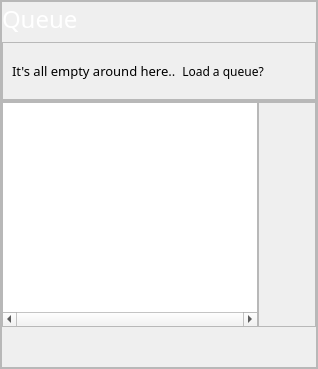
            <widget class="QFrame" name="frame_6">
             <property name="minimumSize">
              <size>
               <width>0</width>
               <height>350</height>
              </size>
             </property>
             <property name="maximumSize">
              <size>
               <width>16777215</width>
               <height>380</height>
              </size>
             </property>
             <property name="frameShape">
              <enum>QFrame::StyledPanel</enum>
             </property>
             <property name="frameShadow">
              <enum>QFrame::Raised</enum>
             </property>
             <layout class="QGridLayout" name="gridLayout_10" rowstretch="0,0">
              <property name="leftMargin">
               <number>0</number>
              </property>
              <property name="topMargin">
               <number>0</number>
              </property>
              <property name="rightMargin">
               <number>0</number>
              </property>
              <property name="bottomMargin">
               <number>0</number>
              </property>
              <property name="spacing">
               <number>0</number>
              </property>
              <item row="1" column="0">
               <widget class="QFrame" name="frame_8">
                <property name="frameShape">
                 <enum>QFrame::StyledPanel</enum>
                </property>
                <property name="frameShadow">
                 <enum>QFrame::Raised</enum>
                </property>
                <layout class="QGridLayout" name="gridLayout_8">
                 <property name="leftMargin">
                  <number>0</number>
                 </property>
                 <property name="topMargin">
                  <number>0</number>
                 </property>
                 <property name="rightMargin">
                  <number>0</number>
                 </property>
                 <property name="bottomMargin">
                  <number>0</number>
                 </property>
                 <property name="horizontalSpacing">
                  <number>0</number>
                 </property>
                 <item row="0" column="0">
                  <widget class="QListWidget" name="queueWidget">
                   <property name="minimumSize">
                    <size>
                     <width>0</width>
                     <height>225</height>
                    </size>
                   </property>
                   <property name="maximumSize">
                    <size>
                     <width>16777215</width>
                     <height>225</height>
                    </size>
                   </property>
                   <property name="styleSheet">
                    <string notr="true">    QListWidget::item {
        selection-background-color: transparent; /* No background on selection */
        selection-color: transparent;            /* No text color change on selection */
        outline: none;              
	border:none;             /* Remove white selection border */
    }

    QListWidget::item:hover {
        background-color: transparent;           /* No hover effect */                     
        outline: none;              
	border:none; /* Keep the same text color */
    }

    QListWidget::item:selected {
        background-color: transparent;           /* No background on selection */
             /* No selection border */
        outline: none;              
	border:none;
    }</string>
                   </property>
                   <property name="verticalScrollBarPolicy">
                    <enum>Qt::ScrollBarAlwaysOff</enum>
                   </property>
                   <property name="horizontalScrollBarPolicy">
                    <enum>Qt::ScrollBarAlwaysOn</enum>
                   </property>
                   <property name="selectionMode">
                    <enum>QAbstractItemView::SingleSelection</enum>
                   </property>
                   <property name="textElideMode">
                    <enum>Qt::ElideLeft</enum>
                   </property>
                   <property name="verticalScrollMode">
                    <enum>QAbstractItemView::ScrollPerPixel</enum>
                   </property>
                   <property name="horizontalScrollMode">
                    <enum>QAbstractItemView::ScrollPerPixel</enum>
                   </property>
                   <property name="movement">
                    <enum>QListView::Static</enum>
                   </property>
                   <property name="flow">
                    <enum>QListView::LeftToRight</enum>
                   </property>
                   <property name="isWrapping" stdset="0">
                    <bool>false</bool>
                   </property>
                   <property name="resizeMode">
                    <enum>QListView::Fixed</enum>
                   </property>
                   <property name="layoutMode">
                    <enum>QListView::SinglePass</enum>
                   </property>
                   <property name="spacing">
                    <number>8</number>
                   </property>
                   <property name="viewMode">
                    <enum>QListView::ListMode</enum>
                   </property>
                   <property name="uniformItemSizes">
                    <bool>true</bool>
                   </property>
                   <property name="selectionRectVisible">
                    <bool>false</bool>
                   </property>
                  </widget>
                 </item>
                 <item row="0" column="1">
                  <widget class="QFrame" name="frame_9">
                   <property name="frameShape">
                    <enum>QFrame::StyledPanel</enum>
                   </property>
                   <property name="frameShadow">
                    <enum>QFrame::Raised</enum>
                   </property>
                   <layout class="QGridLayout" name="gridLayout_9">
                    <item row="1" column="0">
                     <widget class="QPushButton" name="addToQueue">
                      <property name="minimumSize">
                       <size>
                        <width>38</width>
                        <height>38</height>
                       </size>
                      </property>
                      <property name="styleSheet">
                       <string notr="true">QPushButton {
border-radius:19px;
background-color:rgba(0,0,0,0);
border:none;

}

QPushButton::hover {
border-radius:19px;
background-color:rgba(0,0,0, 30);
border:none;
}

QPushButton::pressed {
border-radius:19px;
background-color:rgba(0,0,0, 50);
border:none;
}
</string>
                      </property>
                      <property name="text">
                       <string/>
                      </property>
                      <property name="icon">
                       <iconset>
                        <normaloff>../../Downloads/icons8-plus-100.png</normaloff>../../Downloads/icons8-plus-100.png</iconset>
                      </property>
                      <property name="iconSize">
                       <size>
                        <width>34</width>
                        <height>34</height>
                       </size>
                      </property>
                     </widget>
                    </item>
                    <item row="3" column="0">
                     <spacer name="verticalSpacer">
                      <property name="orientation">
                       <enum>Qt::Vertical</enum>
                      </property>
                      <property name="sizeHint" stdset="0">
                       <size>
                        <width>20</width>
                        <height>40</height>
                       </size>
                      </property>
                     </spacer>
                    </item>
                    <item row="2" column="0">
                     <widget class="QPushButton" name="removeFromQueue">
                      <property name="minimumSize">
                       <size>
                        <width>38</width>
                        <height>38</height>
                       </size>
                      </property>
                      <property name="styleSheet">
                       <string notr="true">QPushButton {
border-radius:19px;
background-color:rgba(0,0,0,0);
border:none;

}

QPushButton::hover {
border-radius:19px;
background-color:rgba(0,0,0, 30);
border:none;
}

QPushButton::pressed {
border-radius:19px;
background-color:rgba(0,0,0, 50);
border:none;
}
</string>
                      </property>
                      <property name="text">
                       <string/>
                      </property>
                      <property name="icon">
                       <iconset>
                        <normaloff>../../Downloads/icons8-remove-100.png</normaloff>../../Downloads/icons8-remove-100.png</iconset>
                      </property>
                      <property name="iconSize">
                       <size>
                        <width>34</width>
                        <height>34</height>
                       </size>
                      </property>
                     </widget>
                    </item>
                    <item row="0" column="0">
                     <spacer name="verticalSpacer_2">
                      <property name="orientation">
                       <enum>Qt::Vertical</enum>
                      </property>
                      <property name="sizeHint" stdset="0">
                       <size>
                        <width>20</width>
                        <height>40</height>
                       </size>
                      </property>
                     </spacer>
                    </item>
                   </layout>
                  </widget>
                 </item>
                 <item row="1" column="0">
                  <spacer name="verticalSpacer_4">
                   <property name="orientation">
                    <enum>Qt::Vertical</enum>
                   </property>
                   <property name="sizeHint" stdset="0">
                    <size>
                     <width>20</width>
                     <height>40</height>
                    </size>
                   </property>
                  </spacer>
                 </item>
                 <item row="1" column="1">
                  <spacer name="verticalSpacer_5">
                   <property name="orientation">
                    <enum>Qt::Vertical</enum>
                   </property>
                   <property name="sizeHint" stdset="0">
                    <size>
                     <width>20</width>
                     <height>40</height>
                    </size>
                   </property>
                  </spacer>
                 </item>
                </layout>
               </widget>
              </item>
              <item row="0" column="0">
               <widget class="QFrame" name="frame_7">
                <property name="frameShape">
                 <enum>QFrame::StyledPanel</enum>
                </property>
                <property name="frameShadow">
                 <enum>QFrame::Raised</enum>
                </property>
                <layout class="QGridLayout" name="gridLayout_7">
                 <property name="leftMargin">
                  <number>0</number>
                 </property>
                 <property name="topMargin">
                  <number>0</number>
                 </property>
                 <property name="rightMargin">
                  <number>0</number>
                 </property>
                 <property name="bottomMargin">
                  <number>0</number>
                 </property>
                 <property name="horizontalSpacing">
                  <number>0</number>
                 </property>
                 <item row="0" column="0">
                  <widget class="QLabel" name="label_4">
                   <property name="font">
                    <font>
                     <family>Inter 24pt SemiBold</family>
                     <pointsize>18</pointsize>
                    </font>
                   </property>
                   <property name="styleSheet">
                    <string notr="true">background-color:rgba(0,0,0,0); color:white;</string>
                   </property>
                   <property name="text">
                    <string>Queue</string>
                   </property>
                  </widget>
                 </item>
                 <item row="1" column="0">
                  <widget class="QFrame" name="frame_14">
                   <property name="frameShape">
                    <enum>QFrame::StyledPanel</enum>
                   </property>
                   <property name="frameShadow">
                    <enum>QFrame::Raised</enum>
                   </property>
                   <layout class="QGridLayout" name="gridLayout_17">
                    <item row="0" column="0">
                     <widget class="QLabel" name="label_5">
                      <property name="maximumSize">
                       <size>
                        <width>180</width>
                        <height>16777215</height>
                       </size>
                      </property>
                      <property name="font">
                       <font>
                        <family>Inter 18pt Light</family>
                        <pointsize>10</pointsize>
                       </font>
                      </property>
                      <property name="text">
                       <string>It's all empty around here..</string>
                      </property>
                     </widget>
                    </item>
                    <item row="0" column="1">
                     <widget class="QPushButton" name="loadQueue">
                      <property name="minimumSize">
                       <size>
                        <width>38</width>
                        <height>38</height>
                       </size>
                      </property>
                      <property name="maximumSize">
                       <size>
                        <width>100</width>
                        <height>16777215</height>
                       </size>
                      </property>
                      <property name="font">
                       <font>
                        <family>Inter 18pt SemiBold</family>
                        <pointsize>9</pointsize>
                       </font>
                      </property>
                      <property name="styleSheet">
                       <string notr="true">QPushButton {
border-radius:8px;
background-color:rgba(0,0,0,0);
border:none;

}
QPushButton::hover {
border-radius:8px;
color:rgb(200, 200, 200);
border:none;
}

QPushButton::pressed {
border-radius:8px;
color:rgb(149, 149, 149);
border:none;
}
</string>
                      </property>
                      <property name="text">
                       <string>Load a queue?</string>
                      </property>
                      <property name="iconSize">
                       <size>
                        <width>34</width>
                        <height>34</height>
                       </size>
                      </property>
                     </widget>
                    </item>
                    <item row="0" column="2">
                     <spacer name="horizontalSpacer_3">
                      <property name="orientation">
                       <enum>Qt::Horizontal</enum>
                      </property>
                      <property name="sizeHint" stdset="0">
                       <size>
                        <width>40</width>
                        <height>20</height>
                       </size>
                      </property>
                     </spacer>
                    </item>
                   </layout>
                  </widget>
                 </item>
                </layout>
               </widget>
              </item>
             </layout>
            </widget>
